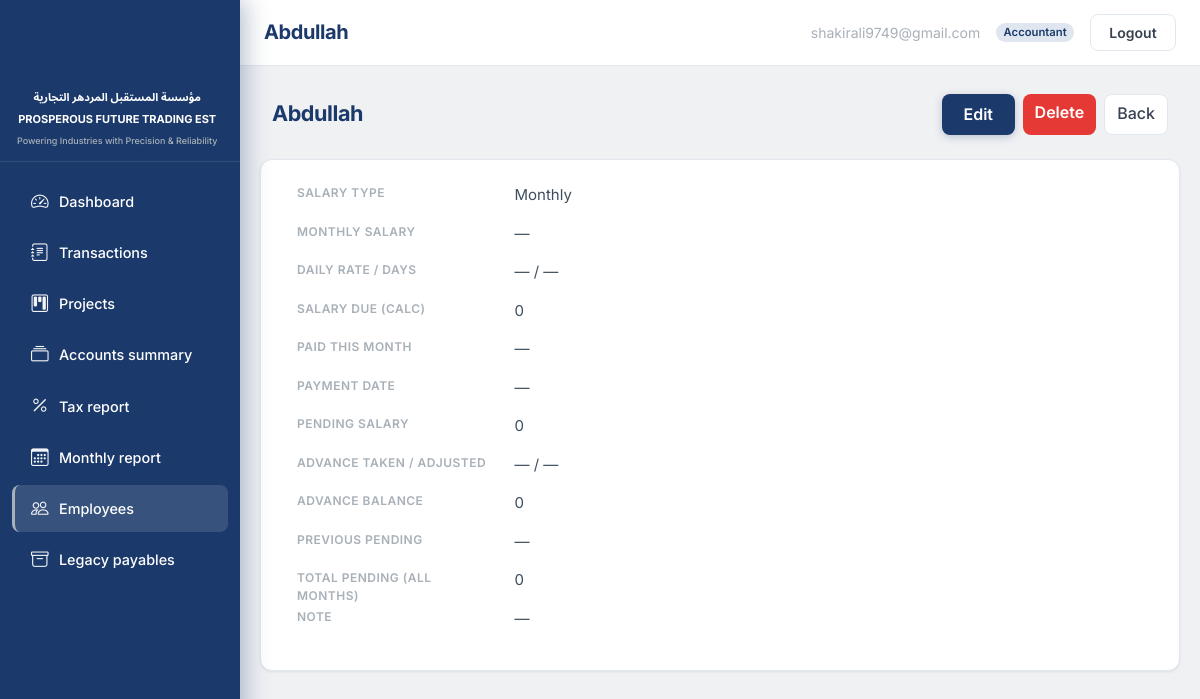
The app's page /employees/8/ (signed in) with its own data.
### employees/models.py (models this page shows, shortened)
class Employee(models.Model):
    name = models.CharField(max_length=255)
    salary_paid_date = models.DateField(
        null=True,
        blank=True,
        verbose_name="Payment date",
        help_text="Date when salary was paid to this employee.",
    )
    salary_type = models.CharField(
        max_length=16, choices=SalaryType.choices, default=SalaryType.MONTHLY
    )
    monthly_salary = models.DecimalField(
        max_digits=14, decimal_places=2, null=True, blank=True
    )
    daily_rate = models.DecimalField(max_digits=14, decimal_places=2, null=True, blank=True)
    days_worked = models.DecimalField(
        max_digits=10, decimal_places=2, null=True, blank=True
    )
    salary_paid_this_month = models.DecimalField(
        max_digits=14, decimal_places=2, null=True, blank=True
    )
    advance_taken = models.DecimalField(
        max_digits=14, decimal_places=2, null=True, blank=True
    )
    advance_adjusted = models.DecimalField(
        max_digits=14, decimal_places=2, null=True, blank=True
    )
    previous_pending_salary = models.DecimalField(
        max_digits=14, decimal_places=2, null=True, blank=True
    )
    note = models.TextField(blank=True)
    class Meta:
        ordering = ["name"]
    @property
    def salary_due_this_month(self):
        st = self.salary_type
        if st == SalaryType.MONTHLY or st == SalaryType.WEEKLY:
            return self.monthly_salary or Decimal("0")
        if st == SalaryType.DAILY:
            dr = self.daily_rate or Decimal("0")
            dw = self.days_worked or Decimal("0")
            return dr * dw
        return Decimal("0")
    @property
    def pending_salary_this_month(self):
        due = self.salary_due_this_month
        paid = self.salary_paid_this_month
        if paid is None:
            paid = Decimal("0")
        return due - paid
    @property
    def advance_balance(self):
        taken = self.advance_taken or Decimal("0")
        adj = self.advance_adjusted or Decimal("0")
        return taken - adj
    @property
    def total_pending_salary_all_months(self):
        prev = self.previous_pending_salary or Decimal("0")
        return self.pending_salary_this_month + prev

### accounts/models.py (models this page shows, shortened)
class User(AbstractBaseUser, PermissionsMixin):
    email = models.EmailField(unique=True)
    full_name = models.CharField(max_length=255, blank=True)
    role = models.CharField(max_length=20, choices=Role.choices, default=Role.VIEWER)
    is_staff = models.BooleanField(default=False)
    is_active = models.BooleanField(default=True)
    date_joined = models.DateTimeField(default=timezone.now)
    objects = UserManager()
    USERNAME_FIELD = "email"
    REQUIRED_FIELDS = []
    class Meta:
        ordering = ["email"]

### employees/views.py (the view)
# urls.py: path("<int:pk>/", views.EmployeeDetailView.as_view(), name="detail"),
class EmployeeDetailView(AccountantOrAdminRequiredMixin, DetailView):
    model = Employee
    template_name = "employees/employee_detail.html"
    context_object_name = "employee"
    def get_queryset(self):
        return employees_with_paid_on(super().get_queryset())

### TradingEST/context_processors.py (called while the page is built)
def brand(_request):
    return {
        "brand_name_ar": BRAND_NAME_AR,
        "brand_name_en": BRAND_NAME_EN,
        "brand_tagline": BRAND_TAGLINE,
    }

### accounts/mixins.py (called while the page is built)
    def dispatch(self, request, *args, **kwargs):
        if not request.user.is_authenticated:
            return HttpResponseRedirect(self.resolve_redirect(request))
        role = getattr(request.user, "role", None)
        if role not in self.allowed_roles:
            raise PermissionDenied("Insufficient role.")
        return super(SessionAuthenticatedMixin, self).dispatch(request, *args, **kwargs)

### employees/services.py (called while the page is built)
def _latest_salary_payment_subquery():
    return (
        Transaction.objects.filter(
            category=LedgerCategory.SALARY,
            flow_type=FlowType.OUT,
            party_name__iexact=OuterRef("name"),
        )
        .order_by("-date", "-pk")
        .values("date")[:1]
    )

def employees_with_paid_on(queryset: QuerySet[Employee] | None = None) -> QuerySet[Employee]:
    if queryset is None:
        queryset = Employee.objects.all()
    return queryset.annotate(
        paid_on=Coalesce(
            F("salary_paid_date"),
            Subquery(_latest_salary_payment_subquery()),
        )
    )

### templates/employees/employee_detail.html (shortened to what this page needs)
{% extends "base.html" %}
{% block header_title %}{{ employee.name }}{% endblock %}
{% block content %}
<div class="te-page-heading-row">
  <h1>{{ employee.name }}</h1>
  <div class="d-flex flex-wrap gap-2">
    {% if user.role == 'admin' or user.role == 'accountant' %}
    <a class="btn te-btn-gradient" href="{% url 'employees:edit' employee.pk %}">Edit</a>
    <a class="btn te-btn-danger" href="{% url 'employees:delete' employee.pk %}">Delete</a>
    {% endif %}
    <a class="btn te-btn-secondary" href="{% url 'employees:list' %}">Back</a>
  </div>
</div>
<dl class="row te-dl-card">
  <dt class="col-sm-3">Salary type</dt><dd class="col-sm-9">{{ employee.get_salary_type_display }}</dd>
  <dt class="col-sm-3">Monthly salary</dt><dd class="col-sm-9">{{ employee.monthly_salary|default:"—" }}</dd>
  <dt class="col-sm-3">Daily rate / days</dt><dd class="col-sm-9">{{ employee.daily_rate|default:"—" }} / {{ employee.days_worked|default:"—" }}</dd>
  <dt class="col-sm-3">Salary due (calc)</dt><dd class="col-sm-9">{{ employee.salary_due_this_month }}</dd>
  <dt class="col-sm-3">Paid this month</dt><dd class="col-sm-9">{{ employee.salary_paid_this_month|default:"—" }}</dd>
  <dt class="col-sm-3">Payment date</dt><dd class="col-sm-9">{{ employee.paid_on|default:"—" }}</dd>
  <dt class="col-sm-3">Pending salary</dt><dd class="col-sm-9">{{ employee.pending_salary_this_month }}</dd>
  <dt class="col-sm-3">Advance taken / adjusted</dt><dd class="col-sm-9">{{ employee.advance_taken|default:"—" }} / {{ employee.advance_adjusted|default:"—" }}</dd>
  <dt class="col-sm-3">Advance balance</dt><dd class="col-sm-9">{{ employee.advance_balance }}</dd>
  <dt class="col-sm-3">Previous pending</dt><dd class="col-sm-9">{{ employee.previous_pending_salary|default:"—" }}</dd>
  <dt class="col-sm-3">Total pending (all months)</dt><dd class="col-sm-9">{{ employee.total_pending_salary_all_months }}</dd>
  <dt class="col-sm-3">Note</dt><dd class="col-sm-9">{{ employee.note|default:"—"|linebreaks }}</dd>
</dl>
{% endblock %}

### templates/base.html (shortened to what this page needs)
{% load static %}
<!DOCTYPE html>
<html lang="en">
<head>
  <link href="https://cdn.jsdelivr.net/npm/bootstrap@5.3.3/dist/css/bootstrap.min.css" rel="stylesheet"
>
  <link rel="stylesheet" href="https://cdn.jsdelivr.net/npm/bootstrap-icons@1.11.3/font/bootstrap-icons.min.css">
  <link rel="stylesheet" href="{% static 'css/app.css' %}">
</head>
<body class="te-app-body">
<div class="te-app-layout">
  <div class="te-app-main">
    <header class="te-topbar">
      <div class="te-topbar-desktop d-none d-md-flex w-100 align-items-center justify-content-between gap-3 min-w-0">
        <h1 class="te-topbar-title text-truncate mb-0 flex-grow-1 min-w-0">{% block header_title %}Dashboard{% endblock %}</h1>
        {% if user.is_authenticated %}
        <div class="te-topbar-actions flex-shrink-0">
          <span class="te-topbar-email d-none d-lg-inline">{{ user.email }}</span>
          {% if user.role == 'admin' %}
          <span class="badge rounded-pill badge-role-admin">{{ user.get_role_display }}</span>
          {% elif user.role == 'accountant' %}
          <span class="badge rounded-pill badge-role-accountant">{{ user.get_role_display }}</span>
          {% else %}
          <span class="badge rounded-pill badge-role-viewer">{{ user.get_role_display }}</span>
          {% endif %}
          <form action="{% url 'accounts:logout' %}" method="post" class="d-inline mb-0">
            <button type="submit" class="btn btn-sm te-btn-logout">Logout</button>
          </form>
        </div>
        {% endif %}
      </div>
    </header>
    <div class="te-content-wrap">
      {% block content %}{% endblock %}
    </div>
  </div>
  <aside id="teSidebar" class="te-sidebar" aria-label="Main navigation">
    <div class="te-sidebar-head">
      <div class="te-sidebar-logo">
        {% include "partials/sidebar_brand.html" %}
      </div>
    </div>
    <div class="te-sidebar-nav">
      {% include "partials/sidebar_nav.html" %}
    </div>
  </aside>
</div>
</body>
</html>

### records on screen
Employee: name "Abdullah", salary_type "Monthly", monthly_salary "—", daily_rate "—", days_worked "—", salary_due_this_month "0", salary_paid_this_month "—", paid_on "—", pending_salary_this_month "0", advance_taken "—", advance_adjusted "—", advance_balance "0", previous_pending_salary "—", total_pending_salary_all_months "0", note "—"
User: email "shakirali9749@gmail.com", role "Accountant"

### other values on screen
{{ brand_name_ar }} "مؤسسة المستقبل المردهر التجارية"
{{ brand_name_en }} "PROSPEROUS FUTURE TRADING EST"
{{ brand_tagline }} "Powering Industries with Precision & Reliability"
